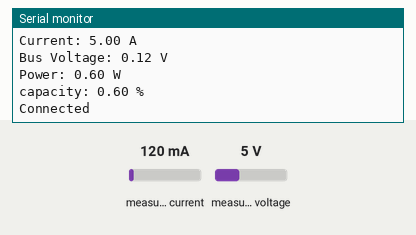
Recording of a sketch running on a simulated ESP8266 (NodeMCU). Shown: the last lines printed to the serial monitor. Inputs (shaded band) come from the test bench; at power-on: measured current 120 mA, measured voltage 5 V. WiFi joins after 1.5 s; servers stay silent unless stated; the ROS host is connected and sends only what is stated.

Above: at 2.7 s.
2.8 s: measured current set to 40 mA
At 4.1 s:
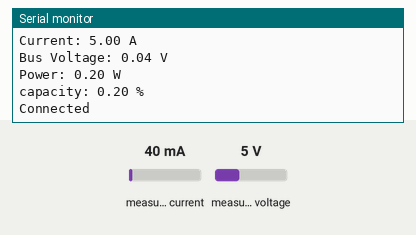
4.3 s: measured voltage set to 0.3 V
At 5.1 s:
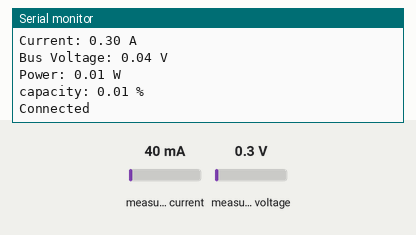
5.8 s: measured current set to 500 mA
At 7.4 s:
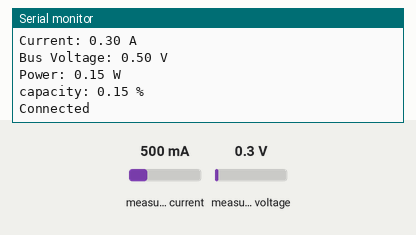
Timing chart, 0 to 8.9 s (numbered marks = the images above; inputs shaded):
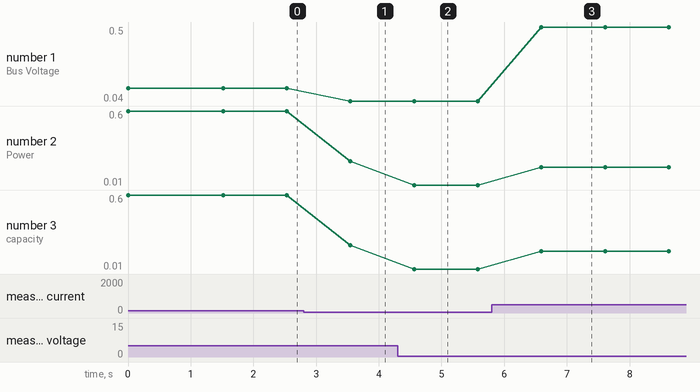

Measured:
- after the input at 2.8 s, the serial monitor: prints a new line after 0.75 s (image 1)
- after the input at 4.3 s, the serial monitor: prints a new line after 0.26 s (image 2)
- after the input at 5.8 s, the serial monitor: prints a new line after 0.79 s (image 3)
- plotted number 1: 0.12 → 0.04 after the input at 2.8 s, 0.04 → 0.5 after the input at 5.8 s
- plotted number 2: 0.6 → 0.2 after the input at 2.8 s, 0.2 → 0.01 after the input at 4.3 s, 0.01 → 0.15 after the input at 5.8 s
- plotted number 3: 0.6 → 0.2 after the input at 2.8 s, 0.2 → 0.01 after the input at 4.3 s, 0.01 → 0.15 after the input at 5.8 s

The sketch:

main.ino
```cpp
#include <ESP8266WiFi.h>
#include <ros.h>
#include <std_msgs/String.h>
#include <Adafruit_INA260.h>
#include "std_msgs/Float32.h"

//Set the rosserial_python server address
IPAddress server(192, 168, 0, 105);
const char *ssid = "roboy-robot";
const char *password = "**********";
// Set the rosserial socket server port default to11411
const uint16_t serverPort = 11411;

// Loop exproximativly at 1Hz
#define timeInterval 1000

Adafruit_INA260 ina260 = Adafruit_INA260();

ros::NodeHandle nh;
// Make a chatter publisher
// std_msgs::String str_msg;
// ros::Publisher chatter("chatter", &str_msg);

// std_msgs::String chair_status_msg;
// ros::Publisher status_pub("/roboy/pinky/middleware/espchair/status", &status_msg);

// std_msgs::String battery_status_msg;
// ros::Publisher status_pub("/roboy/pinky/middleware/battery/status", &battery_status_msg);

std_msgs::Float32 battery_status_voltage_msg;
ros::Publisher voltage_status_pub("/roboy/pinky/middleware/battery/status/voltage", &battery_status_voltage_msg);

std_msgs::Float32 battery_status_current_msg;
ros::Publisher current_status_pub("/roboy/pinky/middleware/battery/status/current", &battery_status_current_msg);

std_msgs::Float32 battery_status_power_msg;
ros::Publisher power_status_pub("/roboy/pinky/middleware/battery/status/power", &battery_status_power_msg);

std_msgs::Float32 battery_status_capacity_msg;
ros::Publisher capacity_status_pub("/roboy/pinky/middleware/battery/status/capacityPercentage", &battery_status_capacity_msg);

// ros::Subscriber<std_msgs::String> sub("blinkm", light_cb);
// Be polite and say hello
// char hello[13] = "hello world!";

void setup()
{
  // configure the PWM
  // analogWriteFreq(1000);
  // analogWriteRange(53687); esp8266 has a known issue with analogWriteRange bigger than 53687

  // Use ESP8266 serial to monitor the process
  Serial.begin(115200);
  while (!Serial)
  {
    delay(10);
  }

  Serial.println("Serial Connected");

  if (!ina260.begin())
  {
    Serial.println("Couldn't find INA260 chip");
    while (1)
      ;
  }
  Serial.println("Found INA260 chip");
  printBatteryStatus();

  Serial.println();
  Serial.print("Connecting to ");
  Serial.println(ssid);

  // Connect the ESP8266 the the wifi AP
  WiFi.begin(ssid, password);
  while (WiFi.status() != WL_CONNECTED)
  {
    delay(500);
    Serial.print(".");
  }
  Serial.println("");
  Serial.println("WiFi connected");
  Serial.println("IP address: ");
  Serial.println(WiFi.localIP());

  // Set the connection to rosserial socket server
  nh.getHardware()->setConnection(server, serverPort);
  nh.initNode();

  // Another way to get IP
  Serial.print("IP = ");
  Serial.println(nh.getHardware()->getLocalIP());

  // Start to be polite
  nh.advertise(voltage_status_pub);
  nh.advertise(current_status_pub);
  nh.advertise(power_status_pub);
  nh.advertise(capacity_status_pub);

  // nh.advertise(chatter);
}
void printBatteryStatus()
// void printBatteryStatus(bool printStatus = false)
{
  float voltage = ina260.readBusVoltage() / 1000.0;
  float current = ina260.readCurrent() / 1000.0;
  float power = ina260.readPower() / 1000.0;

  Serial.print("Current: ");
  Serial.print(voltage);
  Serial.println(" A");

  Serial.print("Bus Voltage: ");
  Serial.print(current);
  Serial.println(" V");

  Serial.print("Power: ");
  Serial.print(power);
  Serial.println(" W");

  Serial.print("capacity: ");
  Serial.print(power);
  Serial.println(" %");
  Serial.println();
}
void publishBatteryVoltageStatus()
{
  float voltage;
  voltage = ina260.readBusVoltage()/1000.0;
  battery_status_voltage_msg.data = voltage;
  voltage_status_pub.publish(&battery_status_voltage_msg);
}
void publishBatteryCurrentStatus()
{
  battery_status_current_msg.data = ina260.readCurrent()/1000.0;
  current_status_pub.publish(&battery_status_current_msg);
}
void publishBatteryPowerStatus()
{
  battery_status_power_msg.data = ina260.readPower()/1000.0;
  power_status_pub.publish(&battery_status_power_msg);
}
void publishBatteryCapacityStatus()
{
  float voltage;
  voltage = ina260.readBusVoltage() / 1000.0;
  battery_status_capacity_msg.data = getVoltageToCapacityPercentage(voltage);
  capacity_status_pub.publish(&battery_status_capacity_msg);
}
void publishBatteryStatus()
{
  publishBatteryVoltageStatus();
  publishBatteryCurrentStatus();
  publishBatteryPowerStatus();
  publishBatteryCapacityStatus();
}

float getVoltageToCapacityPercentage(float voltage)
{
  const float Vmin = 24.0;
  const float Vmax = 27.6; // no load 28.2V
  if (voltage > Vmax)
  {
    return 100.0;
  }
  else if (voltage < Vmin)
  {
    return 0.0;
  }
  else
    return (int)((voltage - Vmin) / (Vmax - Vmin)*100)/1.0;
}

void loop()
{
  printBatteryStatus();

  if (nh.connected())
  {
    Serial.println("Connected");
    // Say hello

    // str_msg.data = hello;
    // chatter.publish(&str_msg);
    publishBatteryStatus();
  }
  else
  {
    Serial.println("Not Connected");
  }
  nh.spinOnce();
  delay(timeInterval);
}
```
